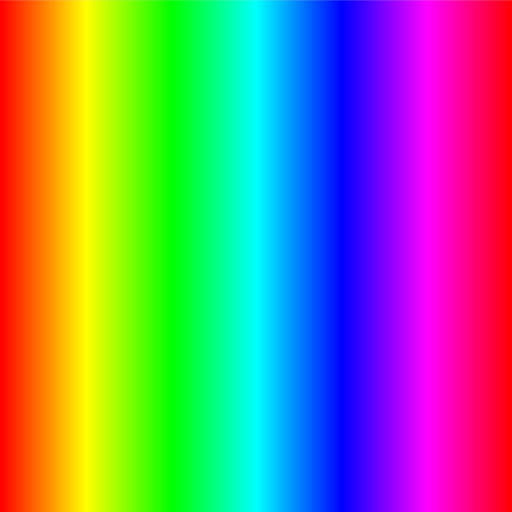
Frame 1 (no input)
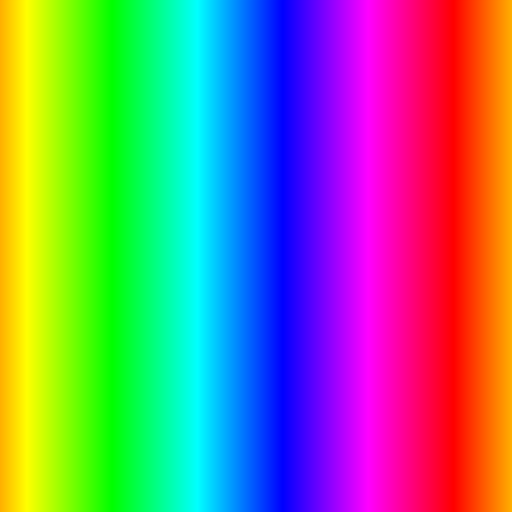
Frame 60 (the mouse pressed at the canvas centre just before this capture)
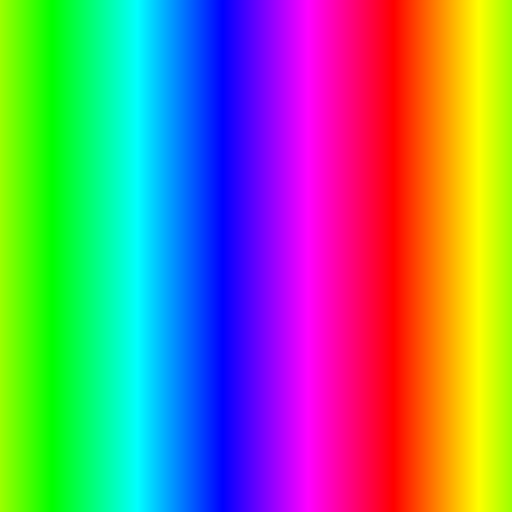
Frame 120 (the mouse held since frame 60 and released just before this capture)

The Processing sketch that drew these frames (run headless with seeded random() and noise(); from frame 60 on, the mouse is pressed at the canvas centre):

// Processing sketch: ANI2012A20_Color4_HSB1
// ── ANI2012A20_Color4_HSB1.pde
// ANI2012A20_Color4_HSB1.pde
// Animation en boucle d'un arc-en-ciel avec décalage de droite à gauche.

// paramètres
int resolution = 512;
int step = 1;

// variables
int index;
int shift;
int value;

void setup()
{
  size(512, 512);
  frameRate(60);

  // configurer le mode de couleur
  colorMode(HSB, 100);

  shift = 0;
}

void draw()
{
  for (index = 0; index < resolution; ++index)
  {
    value = index + shift;
    value = cycle(value, 0, resolution);

    stroke(map(value, 0, resolution, 0, 100), 100, 100);

    line(index, 0, index, resolution);
  }

  shift += step;
  shift = cycle(shift, 0, resolution);
}

// fonction qui permet de boucler sur l'intervalle entre la borne inférieure et supérieure
int cycle(int value, int min, int max)
{
  if (value < min)
    return max - value;
  else if (value > max)
    return value - max;
  else
    return value;
}
